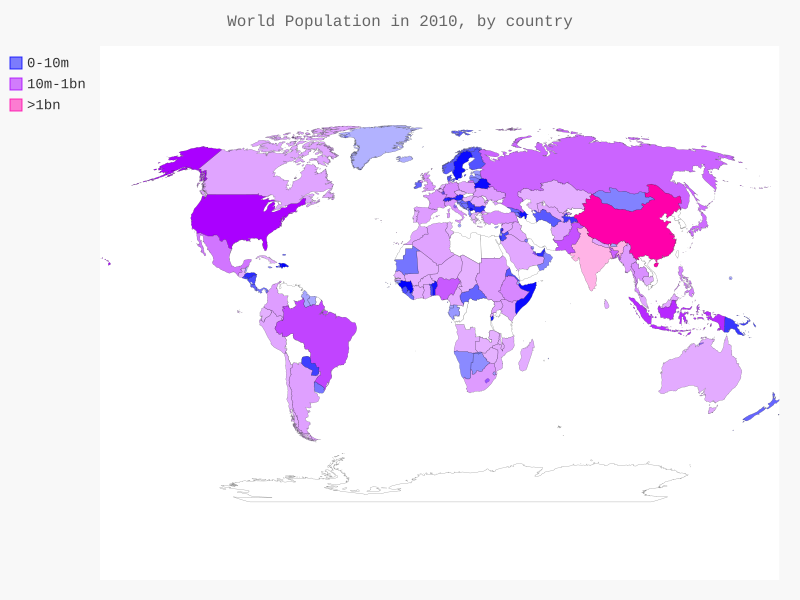

Generate this figure with Python:
import json
from country_codes import get_country_code
from pygal.maps.world import World
from pygal.style import RotateStyle, LightColorizedStyle


filename = 'population_data.json'
with open(filename) as f:
    pop_data = json.load(f)

    # Build a dictionary of population data
    # Extract the population of every country in 2010
    # The else part caters for countries that do not have codes, as they are regions/groupings other than specified countries
    # Apply pygal.style() attribute to use one color base for each shade
    cc_populations = {}
    for pop_dict in pop_data:
        if pop_dict['Year'] == '2010':
            country_name = pop_dict['Country Name']
            population = int(float(pop_dict['Value']))
            code = get_country_code(country_name)
            if code:
                cc_populations[code] = population

# Group the countries into three different population levels
cc_pops_1, cc_pops_2, cc_pops_3 = {}, {}, {}
for cc, pop in cc_populations.items():
    if pop < 10000000:
        cc_pops_1[cc] = pop
    elif pop < 1000000000:
        cc_pops_2[cc] = pop
    else:
        cc_pops_3[cc] = pop

# See how many countries are in each level
print(len(cc_pops_1), len(cc_pops_2), len(cc_pops_3))

# Style the world map, apply single base color, but varying shade.
wm_style = RotateStyle('#0000FF', base_style=LightColorizedStyle)
wm = World(style=wm_style)

wm.title = 'World Population in 2010, by country'
wm.add('0-10m', cc_pops_1)
wm.add('10m-1bn', cc_pops_2)
wm.add('>1bn', cc_pops_3)

wm.render_to_file('world_population.svg')
